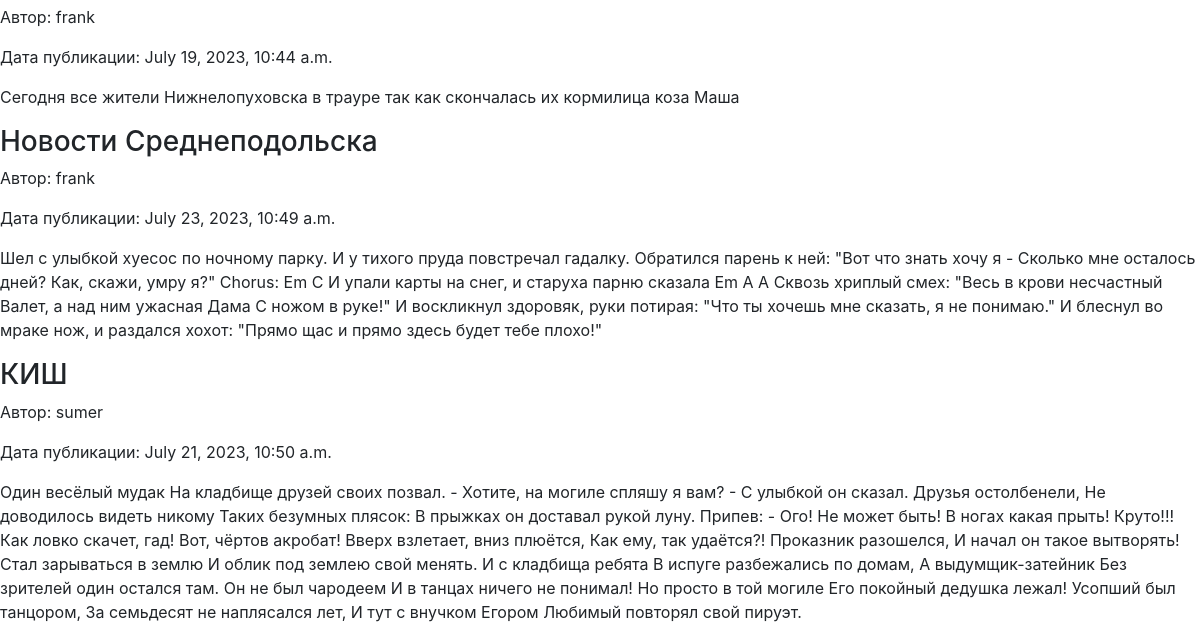
Page /news/search/ (lower part) on the earlier database version.
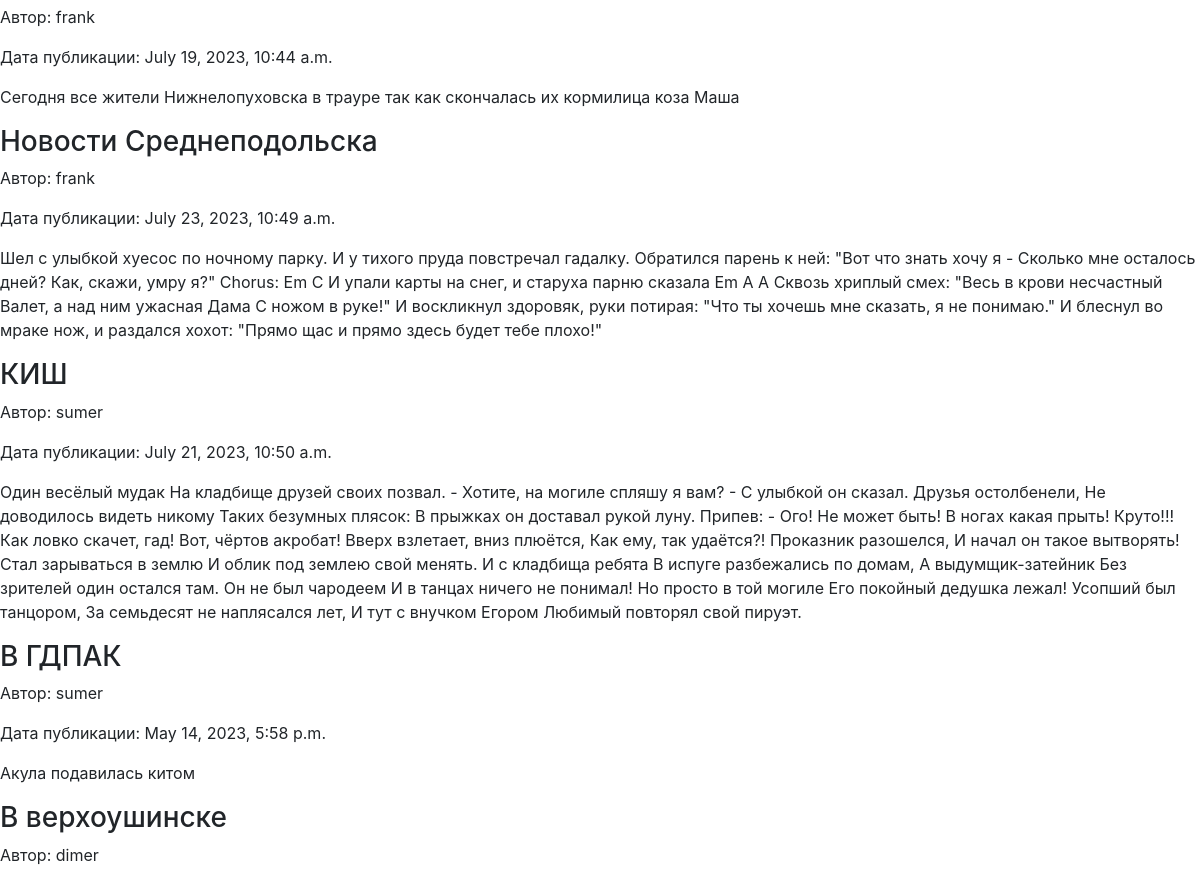
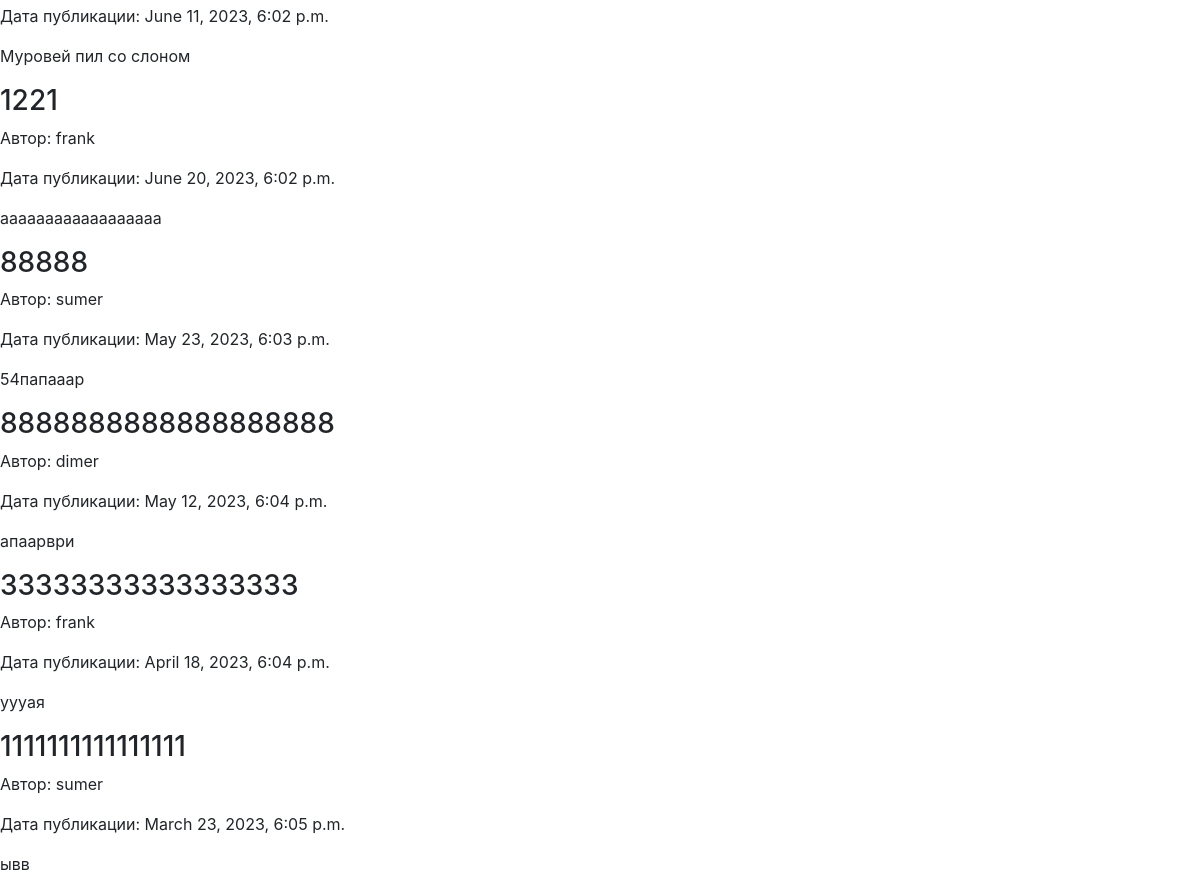
Same page on the later database version (2 pictures, top to bottom).
### news/models.py (models this page shows, shortened)
class News(models.Model):
    title = models.CharField(max_length=100)
    text = models.TextField()
    pub_date = models.DateTimeField('date published')
    author = models.ForeignKey(User, on_delete=models.CASCADE, default=None, null=True)

### news/views.py (the view)
# urls.py: path('search/', search_news, name='search_results'),
def search_news(request):
    title = request.GET.get('title', '')
    author = request.GET.get('author', '')
    date = request.GET.get('date', '')
    search_q = Q()
    if title:
        search_q |= Q(title__icontains=title)
    if author:
        search_q |= Q(author__username__icontains=author)
    if date:
        search_q |= Q(pub_date__gt=date)
    news_list = News.objects.filter(search_q)
    return render(request, 'search_news.html', {'news_list': news_list})

### news/templates/search_news.html (shortened to what this page needs)
{% extends 'default.html' %}
{% block content %}
{% for news in news_list %}
    <div>
        <h3>{{ news.title }}</h3>
        <p>Автор: {{ news.author.username }}</p>
        <p>Дата публикации: {{ news.pub_date }}</p>
        <p>{{ news.text }}</p>
    </div>
{% empty %}
    <p>По вашему запросу ничего не найдено.</p>
{% endfor %}
{% endblock %}

Differences in the rows shown:
added News: title "В ГДПАК", author.username "sumer", pub_date "May 14, 2023, 5:58 p.m.", text "Акула подавилась китом"
added News: title "В верхоушинске", author.username "dimer", pub_date "June 11, 2023, 6:02 p.m.", text "Муровей пил со слоном"
added News: title "1221", author.username "frank", pub_date "June 20, 2023, 6:02 p.m.", text "аааааааааааааааааа"
added News: title "88888", author.username "sumer", pub_date "May 23, 2023, 6:03 p.m.", text "54папааар"
added News: title "8888888888888888888", author.username "dimer", pub_date "May 12, 2023, 6:04 p.m.", text "апаарври"
added News: title "33333333333333333", author.username "frank", pub_date "April 18, 2023, 6:04 p.m.", text "уууая"
added News: title "1111111111111111", author.username "sumer", pub_date "March 23, 2023, 6:05 p.m.", text "ывв"
